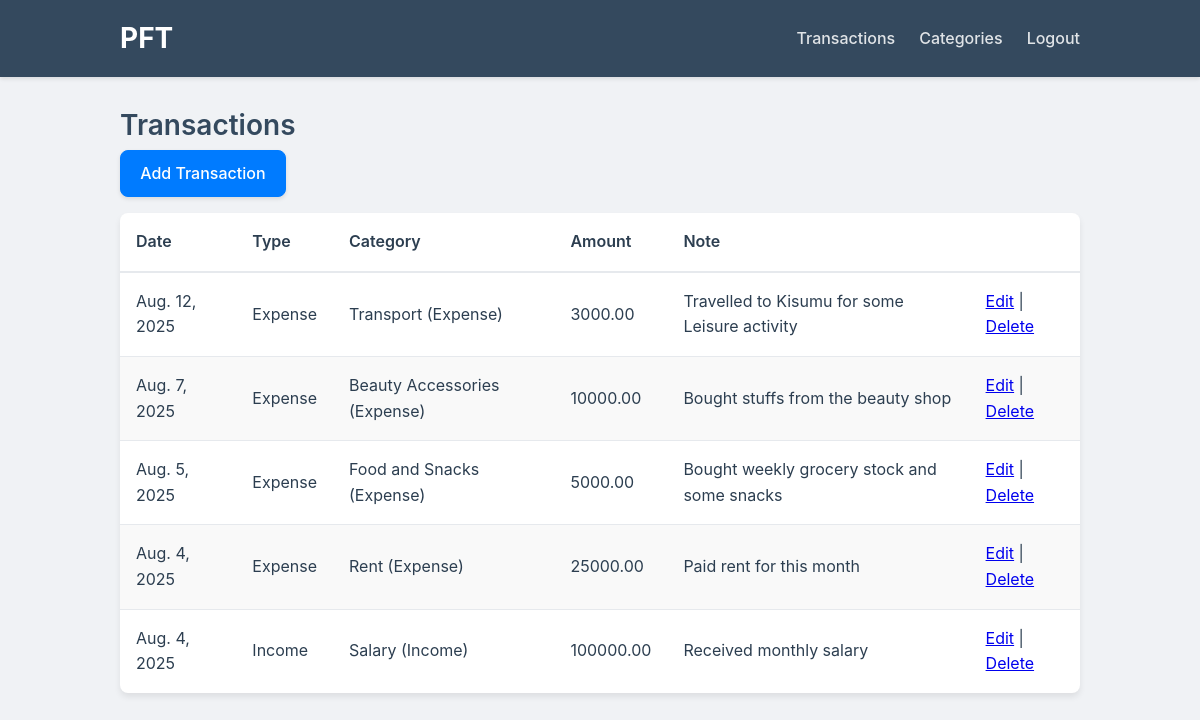
Page /transactions/ (signed in) on the committed database.
### tracker/models.py (models this page shows, shortened)
class Transaction(models.Model):
    TRANSACTION_TYPE_CHOICES = [
        ('EXP', 'Expense'),
        ('INC', 'Income'),
    ]
    user = models.ForeignKey(settings.AUTH_USER_MODEL, on_delete=models.CASCADE, related_name='transactions')
    category = models.ForeignKey(Category, on_delete=models.SET_NULL, null=True, blank=True, related_name='transactions')
    transaction_type = models.CharField(max_length=3, choices=TRANSACTION_TYPE_CHOICES)
    amount = models.DecimalField(max_digits=12, decimal_places=2)
    date = models.DateField()
    note = models.TextField(blank=True)
    created_at = models.DateTimeField(auto_now_add=True)
    class Meta:
        ordering = ['-date', '-created_at']

class Category(models.Model):
    user = models.ForeignKey(settings.AUTH_USER_MODEL, on_delete=models.CASCADE, related_name='categories')
    name = models.CharField(max_length=120)
    is_income = models.BooleanField(default=False)
    class Meta:
        unique_together = ('user', 'name')
        ordering = ['-is_income', 'name']
    def __str__(self):
        return f"{self.name} ({'Income' if self.is_income else 'Expense'})"

### tracker/views.py (the view)
# urls.py: path('transactions/', views.transaction_list, name='transaction_list'),
@login_required
def transaction_list(request):
    transactions = Transaction.objects.filter(user=request.user).order_by('-date', '-created_at')
    return render(request, 'tracker/transaction_list.html', {'transactions': transactions})

### templates/tracker/transaction_list.html
{% extends 'tracker/base.html' %}
{% block content %}
<h2>Transactions</h2>
<a class="button button-primary" href="{% url 'transaction_create' %}">Add Transaction</a>
<table class="data-table">
  <thead>
    <tr>
      <th>Date</th>
      <th>Type</th>
      <th>Category</th>
      <th>Amount</th>
      <th>Note</th>
      <th></th>
    </tr>
  </thead>
  <tbody>
  {% for t in transactions %}
    <tr>
      <td>{{ t.date }}</td>
      <td>{{ t.get_transaction_type_display }}</td>
      <td>{{ t.category }}</td>
      <td>{{ t.amount }}</td>
      <td>{{ t.note }}</td>
      <td>
        <a href="{% url 'transaction_edit' t.pk %}">Edit</a> |
        <a href="{% url 'transaction_delete' t.pk %}">Delete</a>
      </td>
    </tr>
  {% empty %}
    <tr>
      <td colspan="6">No transactions yet.</td>
    </tr>
  {% endfor %}
  </tbody>
</table>
{% endblock %}

### static/PFT/styles.css (style rules this page uses)
:root { --primary-color: #007bff; --secondary-color: #6c757d; --success-color: #28a745; --danger-color: #dc3545; --background-color: #f0f2f5; --text-color: #2c3e50; --card-bg-color: #ffffff; --border-color: #e6e9ed; --font-family: -apple-system, BlinkMacSystemFont, "Segoe UI", Roboto, "Helvetica Neue", Arial, sans-serif; }
body { font-family: var(--font-family); margin: 0; padding: 0; background-color: var(--background-color); color: var(--text-color); line-height: 1.6; }
h1, h2, h3, h4, h5, h6 { margin-top: 0; margin-bottom: 0.5rem; font-weight: 600; line-height: 1.2; color: #34495e; }
h2 { font-size: 1.75rem; }
.button { display: inline-block; padding: 0.6rem 1.2rem; font-size: 1rem; font-weight: 500; text-align: center; white-space: nowrap; vertical-align: middle; cursor: pointer; user-select: none; border: 1px solid transparent; border-radius: 0.5rem; transition: all 0.2s ease-in-out; text-decoration: none; box-shadow: 0 2px 4px rgba(0, 0, 0, 0.1); }
.button-primary { color: #fff; background-color: var(--primary-color); border-color: var(--primary-color); }
.data-table { width: 100%; border-collapse: collapse; margin-top: 1rem; background-color: var(--card-bg-color); box-shadow: 0 4px 6px rgba(0, 0, 0, 0.08); border-radius: 0.5rem; overflow: hidden; }
.data-table thead th { font-weight: 600; padding: 1rem; border-bottom: 2px solid var(--border-color); text-align: left; }
.data-table tbody td { padding: 1rem; border-bottom: 1px solid var(--border-color); }
.data-table tbody tr:last-child td { border-bottom: none; }
.data-table tbody tr:nth-child(even) { background-color: #f9f9f9; }

### rows in the picture
Transaction: date "Aug. 12, 2025", transaction_type "Expense", category "Transport (Expense)", amount "3000.00", note "Travelled to Kisumu for some Leisure activity"
Transaction: date "Aug. 7, 2025", transaction_type "Expense", category "Beauty Accessories (Expense)", amount "10000.00", note "Bought stuffs from the beauty shop"
Transaction: date "Aug. 5, 2025", transaction_type "Expense", category "Food and Snacks (Expense)", amount "5000.00", note "Bought weekly grocery stock and some snacks"
Transaction: date "Aug. 4, 2025", transaction_type "Expense", category "Rent (Expense)", amount "25000.00", note "Paid rent for this month"
Transaction: date "Aug. 4, 2025", transaction_type "Income", category "Salary (Income)", amount "100000.00", note "Received monthly salary"
